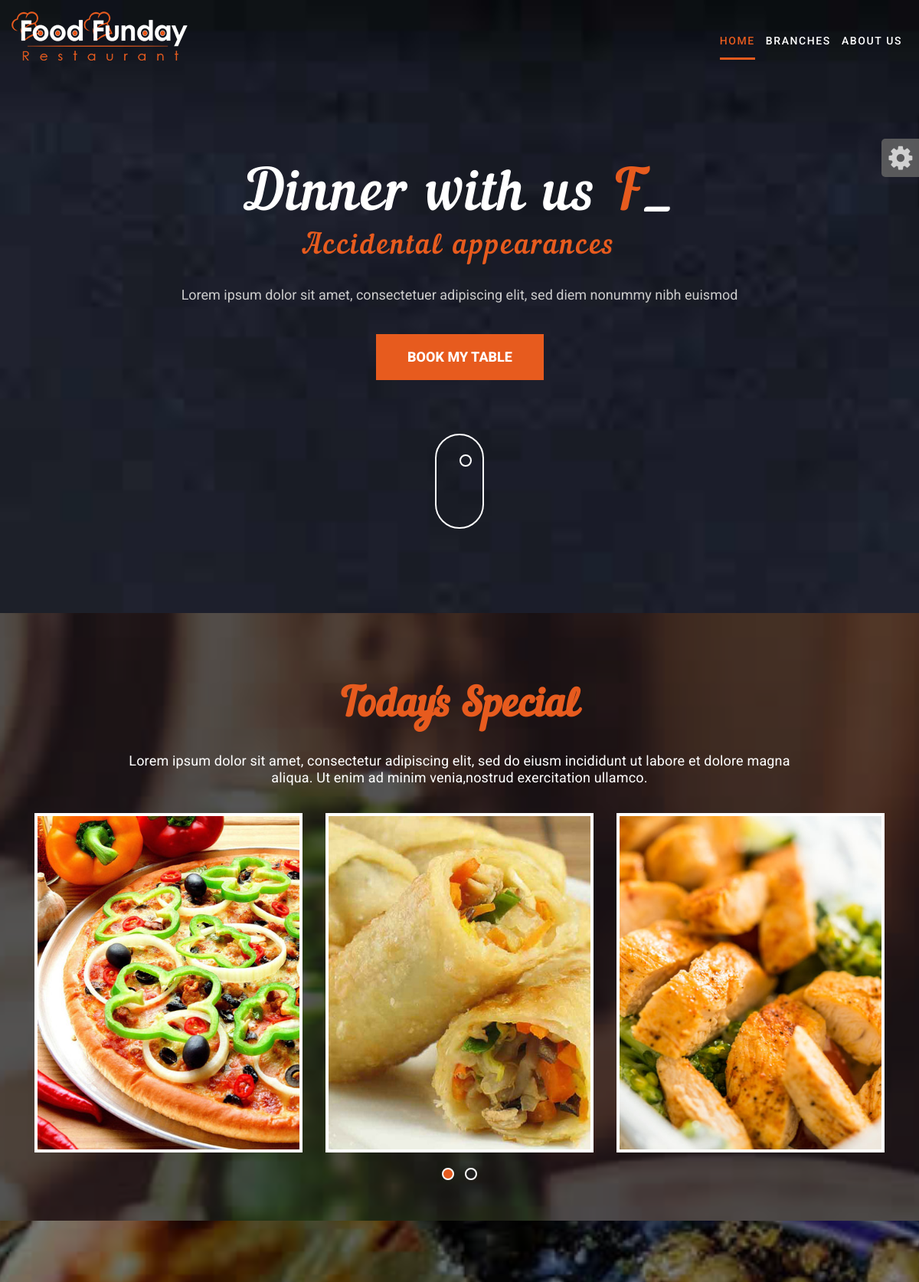
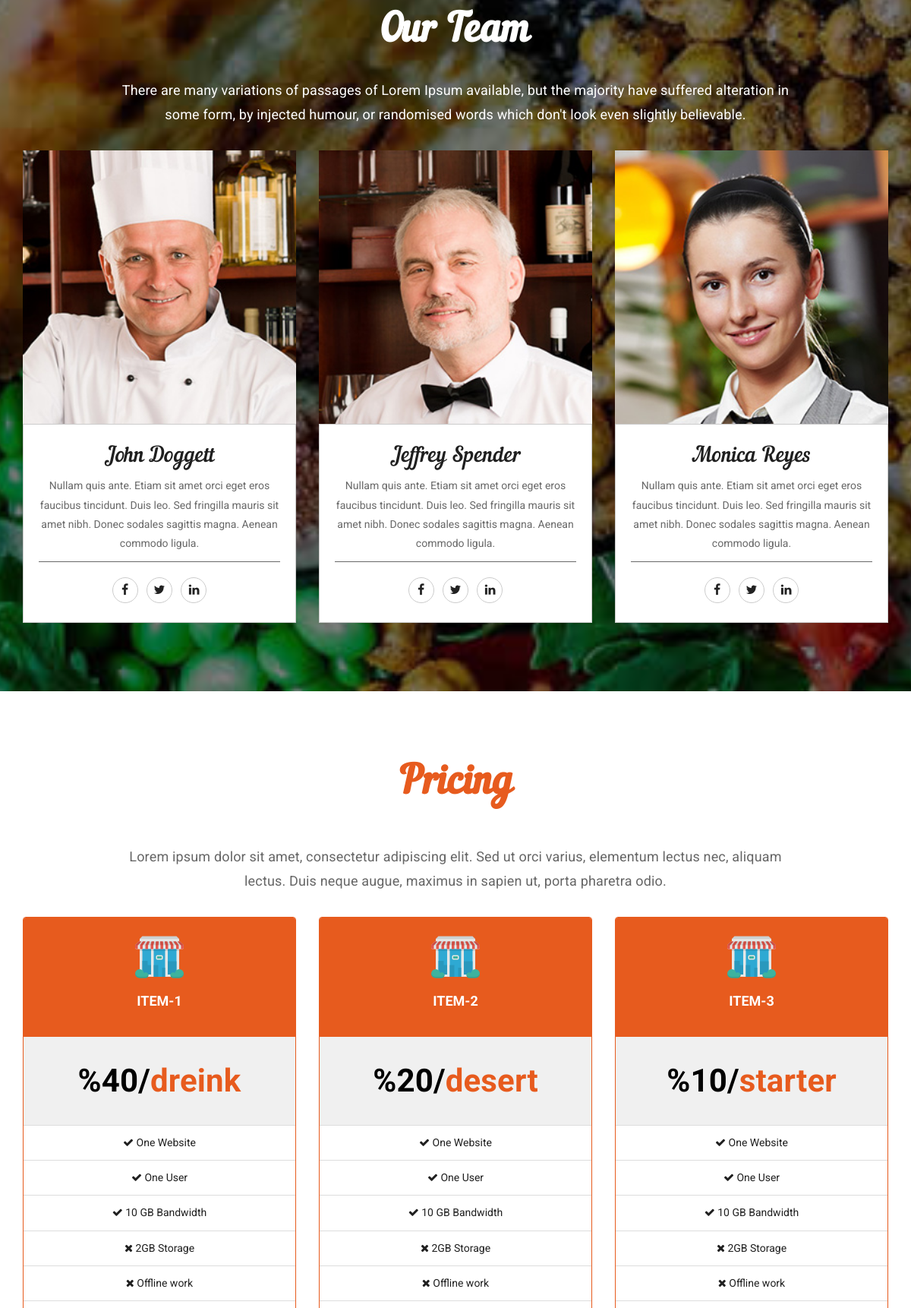
The page / (upper part) on the database its author committed (2 pictures, top to bottom).
### website/models.py (models this page shows, shortened)
class Pricing_off(models.Model):
    price_off = models.IntegerField()
    location = models.ForeignKey(Branches, on_delete=models.CASCADE)
    meno = models.CharField(max_length=50, choices=MENO)

class Branches(models.Model):
    name = models.CharField(max_length=50)
    aboutus = models.TextField()
    address = models.TextField(max_length=500)
    photo = models.ImageField(upload_to='media/photos/branches')
    more_photo1 = models.ImageField(upload_to='media/photos/branches')
    more_photo2 = models.ImageField(upload_to='media/photos/branches')
    more_photo3 = models.ImageField(upload_to='media/photos/branches')
    more_photo4 = models.ImageField(upload_to='media/photos/branches')
    more_photo5 = models.ImageField(upload_to='media/photos/branches')
    def __str__(self):
        return self.name

### website/views.py (the view)
# urls.py: 2. Add a URL to urlpatterns:  path('', views.home, name='home')
def home(request):
    price_off = Pricing_off.objects.all()
    if request.method == 'POST':
        form = ContactForm(request.POST)
        if form.is_valid():
            form.save()
    else:
        form = ContactForm()
    context = {
        'form': form,
        'off': price_off
    }
    return render(request, 'index.html', context)

### templates/index.html (shortened to what this page needs)
{% extends "base.html" %}
{% load static %}
{% block content %}
<body>
    <div id="banner" class="banner full-screen-mode parallax">
        <div class="container pr">
            <div class="col-lg-12 col-md-12 col-sm-12 col-xs-12">
                <div class="banner-static">
                    <div class="banner-text">
                        <div class="banner-cell">
                            <h1>Dinner with us  <span class="typer" id="some-id" data-delay="200" data-delim=":" data-words="Friends:Family:Officemates" data-colors="red"></span><span class="cursor" data-cursorDisplay="_" data-owner="some-id"></span></h1>
                            <h2>Accidental appearances </h2>
                            <p>Lorem ipsum dolor sit amet, consectetuer adipiscing elit, sed diem nonummy nibh euismod</p>
                            <div class="book-btn">
                                <a href="{% url 'branche' %}" class="table-btn hvr-underline-from-center">Book my Table</a>
                            </div>
                            <a href="{% url 'about' %}">
                                <div class="mouse"></div>
                            </a>
                        </div>
                    </div>
                </div>
            </div>
        </div>
    </div>
    <div class="special-menu pad-top-100 parallax">
        <div class="container">
            <div class="row">
                <div class="col-lg-12 col-md-12 col-sm-12 col-xs-12">
                    <div class="wow fadeIn" data-wow-duration="1s" data-wow-delay="0.1s">
                        <h2 class="block-title color-white text-center"> Today's Special </h2>
                        <h5 class="title-caption text-center"> Lorem ipsum dolor sit amet, consectetur adipiscing elit, sed do eiusm incididunt ut labore et dolore magna aliqua. Ut enim ad minim venia,nostrud exercitation ullamco. </h5>
                    </div>
                    <div class="special-box">
                        <div id="owl-demo">
                            <div class="item item-type-zoom">
                                <div class="item-img">
                                    <img src="{% static "images/special-menu-2.jpg" %}" alt="sp-menu">
                                </div>
                            </div>
                            <div class="item item-type-zoom">
                                <div class="item-img">
                                    <img src="{% static "images/special-menu-3.jpg" %}" alt="sp-menu">
                                </div>
                            </div>
                            <div class="item item-type-zoom">
                                <div class="item-img">
                                    <img src="{% static "images/special-menu-1.jpg" %}" alt="sp-menu">
                                </div>
                            </div>
                        </div>
                    </div>
                </div>
            </div>
        </div>
    </div>
    <div id="our_team" class="team-main pad-top-100 pad-bottom-100 parallax">
        <div class="container">
            <div class="row">
                <div class="col-lg-12 col-md-12 col-sm-12 col-xs-12">
                    <div class="wow fadeIn" data-wow-duration="1s" data-wow-delay="0.1s">
                        <h2 class="block-title text-center">
						Our Team
					</h2>
                        <p class="title-caption text-center">There are many variations of passages of Lorem Ipsum available, but the majority have suffered alteration in some form, by injected humour, or randomised words which don't look even slightly believable. </p>
                    </div>
                    <div class="team-box">
                        <div class="row">
                            <div class="col-md-4 col-sm-6">
                                <div class="sf-team">
                                    <div class="thumb">
                                        <a href="#"><img src="{% static "images/staff-01.jpg" %}" alt=""></a>
                                    </div>
                                    <div class="text-col">
                                        <h3>John Doggett</h3>
                                        <p>Nullam quis ante. Etiam sit amet orci eget eros faucibus tincidunt. Duis leo. Sed fringilla mauris sit amet nibh. Donec sodales sagittis magna. Aenean commodo ligula.</p>
                                        <ul class="team-social">
                                            <li><a href="#"><i class="fa fa-facebook" aria-hidden="true"></i></a></li>
                                            <li><a href="#"><i class="fa fa-twitter" aria-hidden="true"></i></a></li>
                                            <li><a href="#"><i class="fa fa-linkedin" aria-hidden="true"></i></a></li>
                                        </ul>
                                    </div>
                                </div>
                            </div>
                            <div class="col-md-4 col-sm-6">
                                <div class="sf-team">
                                    <div class="thumb">
                                        <a href="#"><img src="{% static "images/staff-02.jpg" %}" alt=""></a>
                                    </div>
                                    <div class="text-col">
                                        <h3>Jeffrey Spender</h3>
                                        <p>Nullam quis ante. Etiam sit amet orci eget eros faucibus tincidunt. Duis leo. Sed fringilla mauris sit amet nibh. Donec sodales sagittis magna. Aenean commodo ligula.</p>
                                        <ul class="team-social">
                                            <li><a href="#"><i class="fa fa-facebook" aria-hidden="true"></i></a></li>
                                            <li><a href="#"><i class="fa fa-twitter" aria-hidden="true"></i></a></li>
                                            <li><a href="#"><i class="fa fa-linkedin" aria-hidden="true"></i></a></li>
                                        </ul>
                                    </div>
                                </div>
                            </div>
                            <div class="col-md-4 col-sm-6">
                                <div class="sf-team">
                                    <div class="thumb">
                                        <a href="#"><img src="{% static "images/staff-03.jpg" %}" alt=""></a>
                                    </div>
                                    <div class="text-col">
                                        <h3>Monica Reyes</h3>
                                        <p>Nullam quis ante. Etiam sit amet orci eget eros faucibus tincidunt. Duis leo. Sed fringilla mauris sit amet nibh. Donec sodales sagittis magna. Aenean commodo ligula.</p>
                                        <ul class="team-social">
                                            <li><a href="#"><i class="fa fa-facebook" aria-hidden="true"></i></a></li>
                                            <li><a href="#"><i class="fa fa-twitter" aria-hidden="true"></i></a></li>
                                            <li><a href="#"><i class="fa fa-linkedin" aria-hidden="true"></i></a></li>
                                        </ul>
                                    </div>
                                </div>
                            </div>
                        </div>
                    </div>
                </div>
            </div>
        </div>
    </div>
    <div id="pricing" class="pricing-main pad-top-100 pad-bottom-100">
        <div class="container">
            <div class="row">
                <div class="col-lg-12 col-md-12 col-sm-12 col-xs-12">
                    <h2 class="block-title text-center">
						Pricing
					</h2>
                    <p>Lorem ipsum dolor sit amet, consectetur adipiscing elit. Sed ut orci varius, elementum lectus nec, aliquam lectus. Duis neque augue, maximus in sapien ut, porta pharetra odio.</p>
                </div>
                <div class="panel-pricing-in">
                    {% for item in off %}
                    <div class="col-md-4 col-sm-4 text-center">
                        <div class="panel panel-pricing">
                            <div class="panel-heading">
                                <div class="pric-icon">
                                    <img src="{% static "images/store.png" %}" alt="" />
                                </div>
                                <h3>{{ item.location }}</h3>
                            </div>
                            <div class="panel-body text-center">
                                <p><strong>%{{ item.price_off }}/<span>{{ item.meno }}</span></strong></p>
                            </div>
                            <ul class="list-group text-center">
                                <li class="list-group-item"><i class="fa fa-check"></i> One Website</li>
                                <li class="list-group-item"><i class="fa fa-check"></i> One User</li>
                                <li class="list-group-item"><i class="fa fa-check"></i> 10 GB Bandwidth</li>
                                <li class="list-group-item"><i class="fa fa-times"></i> 2GB Storage</li>
                                <li class="list-group-item"><i class="fa fa-times"></i> Offline work</li>
                                <li class="list-group-item"> 24x7 Support</li>
                            </ul>
                        </div>
                    </div>
                    {% endfor %}
                </div>
            </div>
        </div>
    </div>
</body>
</html>
{% endblock content %}

### static/css/responsive.css (style rules this page uses)
@media (min-width: 768px) { .banner-cell .mouse:after { position: absolute; top: 25px; left: 50%; width: calc(4px * 4); height: calc(4px * 4); } }
@media (min-width: 768px) { .banner-cell .mouse { width: calc(16px * 4); height: calc(31px * 4); margin: 70px auto 0px; background: none; border: 2px solid white; border-radius: calc(16px * 4); } }

### rows shown on the page
Pricing_off: location "ITEM-1", price_off "40", meno "dreink"
Pricing_off: location "ITEM-2", price_off "20", meno "desert"
Pricing_off: location "ITEM-3", price_off "10", meno "starter"
